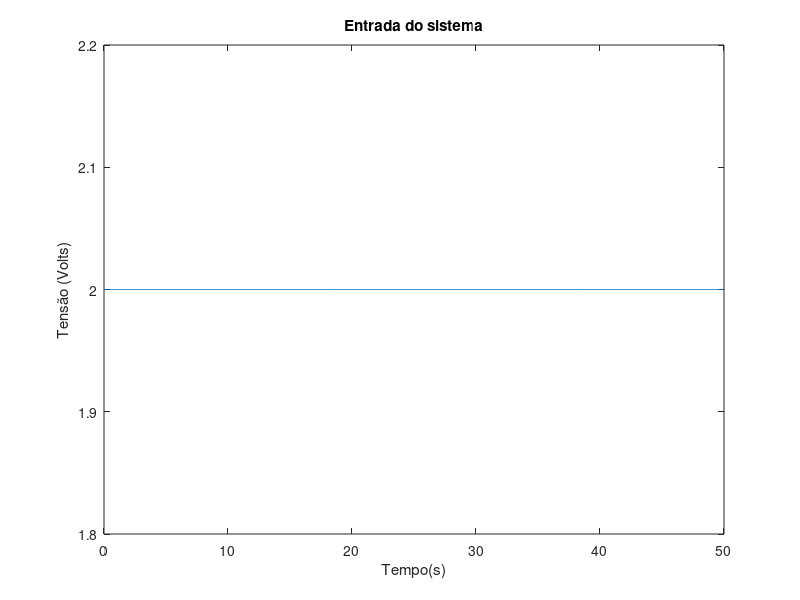
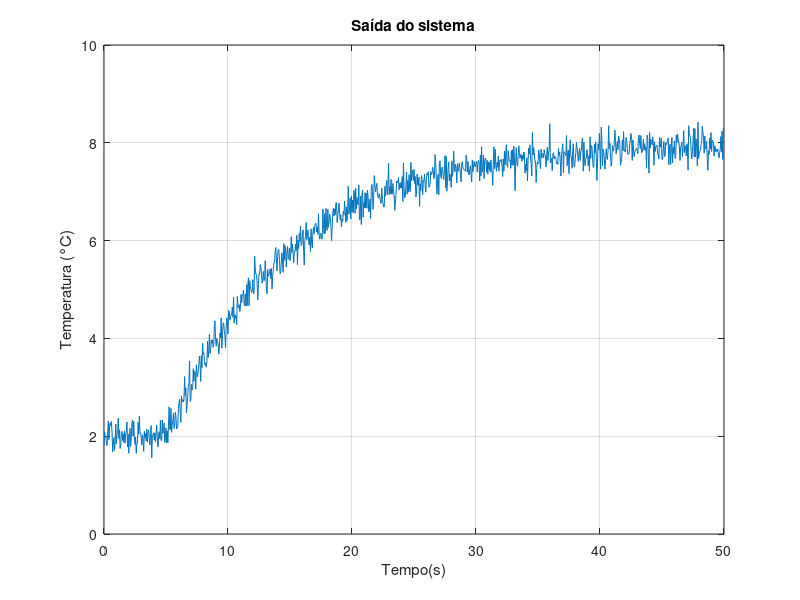

Here is the MATLAB script that generated these plots, in order: (Note: this script raises an error after producing the figures.)
%% Laboratório de Sistemas Dinâicos
% Prática 08
% 29/07/2024
% Autores: Victor Hugo Daia Lorenzato e Whilker Henrique Santos Silva

%% Limpar workspace
close all;
clear;
clc;

%% Ex01 - importação dados

data = load('dadosordem1.txt');

tempo = data(:,1);
entrada = data(:,2);
saida = data(:,3);

plot(tempo, entrada);
title("Entrada do sistema");
xlabel("Tempo(s)");
ylabel("Tensão (Volts)");


figure();
plot(tempo, saida);
title("Saída do sistema");
xlabel("Tempo(s)");
ylabel("Temperatura (°C)");
grid("on");



%%  Ex01 - Cálculo do Ganho

du = entrada(end) - 0;
dy = 8 - 2;

k = dy/du;

fprintf("Ganho dc do sistema é igual a %.2f °C/V \n", k);

%% Ex01 - Método da integrais

entrada_normalizada = entrada / 2;
saida_normalizada = (saida - 2) / 6;

Iu = cumtrapz(tempo, entrada_normalizada);
Iy = cumtrapz(tempo, saida_normalizada);

A1 = Iu(end) - Iy(end);

i = 1;
while(saida_normalizada(i) < 0.632)
    i = i + 1;
end

tau_a= Iy(i) * exp(1);
theta_a = A1 - tau_a;

fprintf("K = %.2f °C/V \n", k);
fprintf("theta = %f segundos \n", theta_a);
fprintf("tau = %f segundos \n", tau_a);

s = tf('s');
Hs_a = (k*exp(- theta_a * s)) / (tau_a*s + 1);
y_a = (2*step(Hs_a, tempo)) + 2;

figure();
hold("on");
plot(tempo, saida);
plot(tempo, y_a);
title("Resposta do sistema - Método da integrais");
xlabel("Tempo(s)");
ylabel("Temperatura (°C)");
grid("on");

erro_a = 0;
for i = 1: 1: 1000

    erro_a = erro_a + (saida(i) - y_a(i))^2;
    
end

erro_a = erro_a/1000;

%% Ex01 - Método de 1 constante de tempo

theta_b = 5;
tau_b = 15 - theta_b;


Hs_b = (k*exp(- theta_b * s)) / (tau_b*s + 1);
y_b = (2*step(Hs_b, tempo)) + 2;

fprintf("K = %.2f °C/V \n", k);
fprintf("theta = %f segundos \n", theta_b);
fprintf("tau = %f segundos \n", tau_b);

figure();
hold("on");
plot(tempo, saida);
plot(tempo, y_b);
title("Resposta do sistema - Método de 1 constante de tempo");
xlabel("Tempo(s)");
ylabel("Temperatura (°C)");
grid("on");

erro_b = 0;
for i = 1: 1: 1000

    erro_b = erro_b + (saida(i) - y_b(i))^2;
    
end

erro_b = erro_b/1000;

%% Ex01 - Método de 4 constantes de tempo

theta_c = 5;
tau_c = 43/4 - theta_c;


Hs_c = (k*exp(- theta_c * s)) / (tau_c*s + 1);
y_c = (2*step(Hs_c, tempo)) + 2;

fprintf("K = %.2f °C/V \n", k);
fprintf("theta = %f segundos \n", theta_c);
fprintf("tau = %f segundos \n", tau_c);

figure();
hold("on");
plot(tempo, saida);
plot(tempo, y_c);
title("Resposta do sistema - Método de 4 constantes de tempo");
xlabel("Tempo(s)");
ylabel("Temperatura (°C)");
grid("on");

erro_c = 0;
for i = 1: 1: 1000

    erro_c = erro_c + (saida(i) - y_c(i))^2;
    
end

erro_c = erro_c/1000;

%% Ex01 - Método de Ziegler-Nichols

theta_d = 5;
tau_d = 16.5 - theta_d;

Hs_d = (k*exp(- theta_d * s)) / (tau_d*s + 1);
y_d = (2*step(Hs_d, tempo)) + 2;

fprintf("K = %.2f °C/V \n", k);
fprintf("theta = %f segundos \n", theta_d);
fprintf("tau = %f segundos \n", tau_d);

figure();
hold("on");
plot(tempo, saida);
plot(tempo, y_d);
title("Resposta do sistema - Método de Ziegler-Nichols");
xlabel("Tempo(s)");
ylabel("Temperatura (°C)");
grid("on");

erro_d = 0;
for i = 1: 1: 1000

    erro_d = erro_d + (saida(i) - y_d(i))^2;
    
end

erro_d = erro_d/1000;
%% Ex01 - Método de Smith

t1 = 6.15;
t2 = 15;

tau_e = 1.5 * (t2-t1);
theta_e = t2 - tau_e;

Hs_e = (k*exp(- theta_e * s)) / (tau_e*s + 1);
y_e = (2*step(Hs_e, tempo)) + 2;

fprintf("K = %.2f °C/V \n", k);
fprintf("theta = %f segundos \n", theta_e);
fprintf("tau = %f segundos \n", tau_e);

figure();
hold("on");
plot(tempo, saida);
plot(tempo, y_e);
title("Resposta do sistema - Método de Smith");
xlabel("Tempo(s)");
ylabel("Temperatura (°C)");
grid("on");

erro_e = 0;
for i = 1: 1: 1000

    erro_e = erro_e + (saida(i) - y_e(i))^2;
    
end

erro_e = erro_e/1000;

%% Ex01 - Método de Haglund

theta_f = 5;
tau_f = 13.5 - theta_f;

Hs_f = (k*exp(- theta_f * s)) / (tau_f*s + 1);
y_f = (2*step(Hs_f, tempo)) + 2;

fprintf("K = %.2f °C/V \n", k);
fprintf("theta = %f segundos \n", theta_f);
fprintf("tau = %f segundos \n", tau_f);

figure();
hold("on");
plot(tempo, saida);
plot(tempo, y_f);
title("Resposta do sistema - Método de Haglund");
xlabel("Tempo(s)");
ylabel("Temperatura (°C)");
grid("on");

erro_f = 0;
for i = 1: 1: 1000

    erro_f = erro_f + (saida(i) - y_f(i))^2;
    
end

erro_f = erro_f/1000;

%% Ex01 - Método de Sundaresan e Krishnaswami


t1 = 9.15;
t2 = 24.1;

tau_g = 0.67 * (t2 - t1);
theta_g = 1.3 * t1 - 0.29 * t2;

Hs_g = (k*exp(- theta_g * s)) / (tau_g*s + 1);
y_g = (2*step(Hs_g, tempo)) + 2;

fprintf("K = %.2f °C/V \n", k);
fprintf("theta = %f segundos \n", theta_g);
fprintf("tau = %f segundos \n", tau_g);

figure();
hold("on");
plot(tempo, saida);
plot(tempo, y_g);
title("Resposta do sistema - Método de Sundaresan");
xlabel("Tempo(s)");
ylabel("Temperatura (°C)");
grid("on");

erro_g = 0;
for i = 1: 1: 1000

    erro_g = erro_g + (saida(i) - y_g(i))^2;
    
end

erro_g = erro_g/1000;


%% Ex01 - Método da inclinação inicial;

ya = 2;
yb = 4.75;
xa = 5;
xb = 10;

m = (yb - ya) / (xb - xa);

theta_h = 5;
tau_h = 1/m + theta_h;

Hs_h = (k*exp(- theta_h * s)) / (tau_h*s + 1);
y_h = (2*step(Hs_h, tempo)) + 2;

fprintf("K = %.2f °C/V \n", k);
fprintf("theta = %f segundos \n", theta_h);
fprintf("tau = %f segundos \n", tau_h);

figure();
hold("on");
plot(tempo, saida);
plot(tempo, y_h);
title("Resposta do sistema - Método da inclinação inicial");
xlabel("Tempo(s)");
ylabel("Temperatura (°C)");
grid("on");

erro_h = 0;
for i = 1: 1: 1000

    erro_h = erro_h + (saida(i) - y_h(i))^2;
    
end

erro_h = erro_h/1000;


%% Ex01 - Comparação dos erros médios quadraticos

fprintf("Erro método da instegrais:            %f \n", erro_a);
fprintf("Erro método de 1 constante de tempo:  %f \n", erro_b);
fprintf("Erro método de 4 constantes de tempo: %f \n", erro_c);
fprintf("Erro método de Ziegler-Nichols:       %f \n", erro_d);
fprintf("Erro método de Smith:                 %f \n", erro_e);
fprintf("Erro método de Haglund:               %f \n", erro_f);
fprintf("Erro método de Sundaresan:            %f \n", erro_g);
fprintf("Erro método da inclinação inicial:    %f \n \n", erro_h);

fprintf("Conforme pode ser observado pela comparação dos erros médios quadraticos \n" + ...
        "os metodos que apresentaram resultasdos mais satisfatórios foram respectivamente: \n" + ...
         "Método de uma constante de tempo e Sundaresan", erro_h);
